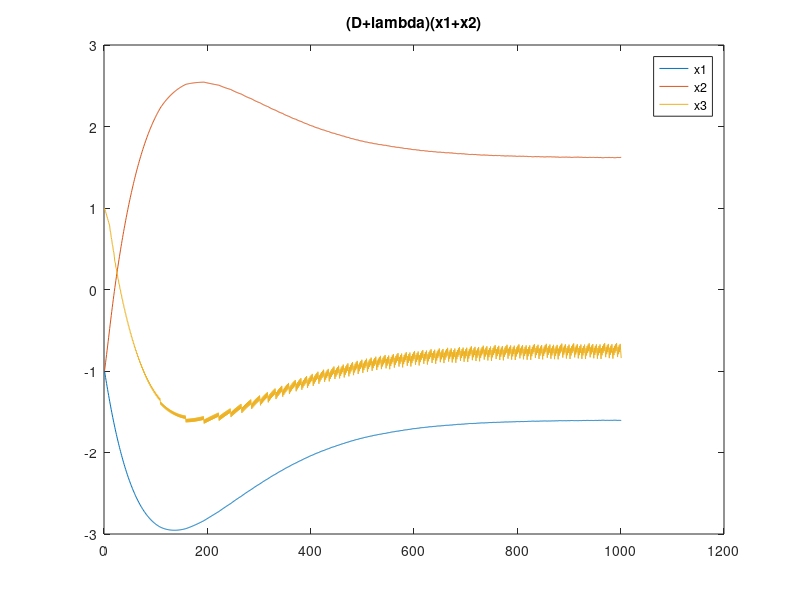
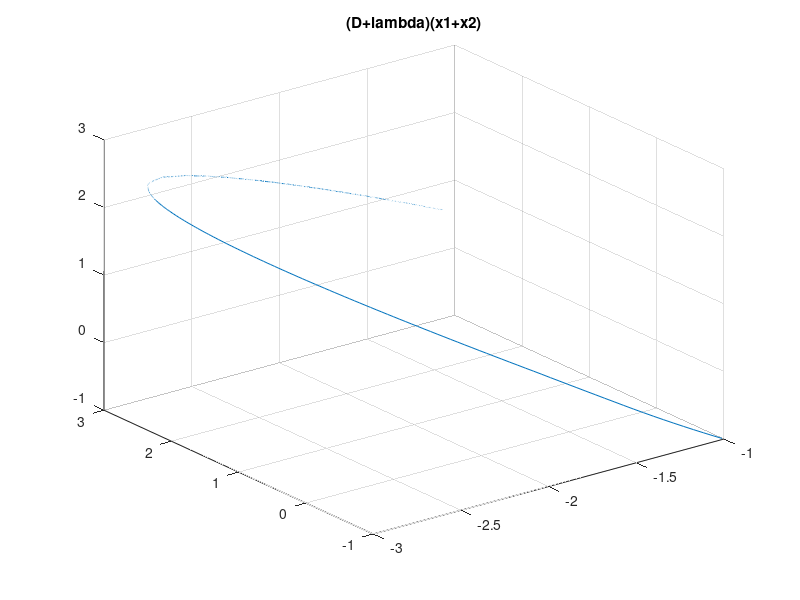

The MATLAB script that drew these images, in order:
%f=(D+lambda)(x1+x2)
clc;clear;

lambda=1;
K=10;
delta=0.01;
totalTime=10;
totalStep=totalTime/delta;
x1array=[1:totalStep]*0;x2array=x1array;x3array=x1array;
x1_dot=x1array;x2_dot=x1array;x2_dot=x1array;
x1array(1)=-1;x2array(1)=-1;x3array(1)=1;%init condition
for i=1:totalStep
    x1=x1array(i);x2=x2array(i);x3=x3array(i);
    
    f(i)=x1+x2+sin(x1-x3)+(x1-x3)^2+lambda*(x1+x2);
    u(i)=(K*sign(f(i))+(1+lambda)*((x2+x1-x3+sin(x1-x3))+(x3+(x1-x3)^2))+(cos(x1-x3)+2*(x1-x3))*(x2+x1-x3))/(cos(x1-x3)+2*(x1-x3));
   
    x1_dot(i)=x2+x1-x3+sin(x1-x3);
    x2_dot(i)=x3+(x1-x3)^2;
    x3_dot(i)=sin(x1-x3)+u(i);
        
    x1array(i+1)=x1+x1_dot(i)*delta;
    x2array(i+1)=x2+x2_dot(i)*delta;
    x3array(i+1)=x3+x3_dot(i)*delta;
end

figure(1);
plot(x1array);hold on;
plot(x2array);hold on;
plot(x3array);legend('x1','x2','x3');
title('(D+lambda)(x1+x2)')

figure(2);
time=1:totalStep-1;
xt=x1array(time);
yt=x2array(time);
zt=x2array(time);
plot3(xt,yt,zt);
grid on;title('(D+lambda)(x1+x2)')